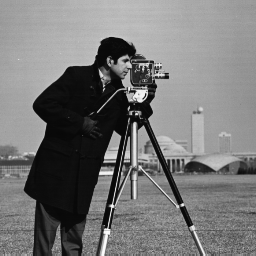
%> input picture cameraman.tif, 256 x 256 px
$ octave image_compression_functions.m   (GNU Octave 9; MATLAB toolbox functions it lacks are replaced by stand-ins)
%> lines starting %> are read from the running program, lines starting %| are printed output that depends on the picture
% --- Parameters ---
img = im2double(imresize(imread('cameraman.tif'), [256 256]));
%> img: size 256x256 double; min 0.0275, max 0.992, mean 0.466
blockSizes = [4, 8, 16];
retentionRatios = [0.10, 0.25, 0.50];
outputDir = 'results';
if ~exist(outputDir,'dir'), mkdir(outputDir); end

% --- Storage for metrics ---
BlockSize = [];
Retention = [];
Compression = [];
MSE_DCT = [];
MSE_DFT = [];

% --- Main processing loop ---
for B = blockSizes
    fprintf("\n===== Block Size = %dx%d =====\n", B, B);
    for ratio = retentionRatios
        % Process blocks
        [imgDCT, totalC, keptC] = process_blocks(img, B, ratio, 'DCT');
        [imgDFT, ~, ~] = process_blocks(img, B, ratio, 'DFT');

        % Clip to [0,1]
        imgDCT = min(max(imgDCT,0),1);
        imgDFT = min(max(imgDFT,0),1);

        % Compute metrics
        mseDCT = mean((img(:)-imgDCT(:)).^2);
        mseDFT = mean((img(:)-imgDFT(:)).^2);
        compressionRatio = totalC / keptC;

        % Store
        BlockSize(end+1) = B;
        Retention(end+1) = ratio;
        Compression(end+1) = compressionRatio;
        MSE_DCT(end+1) = mseDCT;
        MSE_DFT(end+1) = mseDFT;

        % Display & save images
        fig = figure('Name', sprintf('%dx%d @ %.0f%%', B, B, ratio*100));
        subplot(1,3,1), imshow(img), title('Original');
        subplot(1,3,2), imshow(imgDCT), title(sprintf('DCT (MSE=%.4f)', mseDCT));
        subplot(1,3,3), imshow(imgDFT), title(sprintf('DFT (MSE=%.4f)', mseDFT));
        saveas(fig, sprintf('%s/block_%dx%d_ratio_%02d.png', outputDir, B, B, round(ratio*100)));
        close(fig);
    end
end
%> after the loop, BlockSize = [4 4 4 8 8 8 16 16 16]; Compression = [8 4 2 10.67 4 2 9.85 4 2]; MSE_DCT = [0.00287 0.001 0.000196 0.00234 0.000631 0.000123 0.0017 0.000527 0.000105]; MSE_DFT = [0.00354 0.00159 0.000539 0.00361 0.00137 0.000392 0.00283 0.00108 0.000283]; Retention = [0.1 0.25 0.5 0.1 0.25 0.5 0.1 0.25 0.5]

% --- Create results table ---
resultsTable = table(BlockSize(:), Retention(:), Compression(:), MSE_DCT(:), MSE_DFT(:), ...
    'VariableNames', {'Block','Retention','CompressionRatio','MSE_DCT','MSE_DFT'});
%> resultsTable = 9 items; first 5, Block, Retention, CompressionRatio, MSE_DCT and MSE_DFT: 4 0.1 8 0.00287 0.00354, 4 0.25 4 0.001 0.00159, 4 0.5 2 0.000196 0.000539, 8 0.1 10.67 0.00234 0.00361, 8 0.25 4 0.000631 0.00137
disp(resultsTable);

% --- Plot side-by-side DCT & DFT MSE ---
plot_mse_comparison(BlockSize, Retention, MSE_DCT, MSE_DFT);

%% === FUNCTION: Process Blocks ===
% [41 lines left out: function process_blocks, not called in this run]

%% === FUNCTION: Plot Side-by-Side DCT & DFT MSE ===
function plot_mse_comparison(BlockSize, Retention, MSE_DCT, MSE_DFT)
%> called with BlockSize = [4 4 4 8 8 8 16 16 16], Retention = [0.1 0.25 0.5 0.1 0.25 0.5 0.1 0.25 0.5]
    BlockSize   = BlockSize(:);
%> BlockSize = [4; 4; 4; 8; 8; 8; 16; 16; 16]
    Retention   = Retention(:);
%> Retention = [0.1; 0.25; 0.5; 0.1; 0.25; 0.5; 0.1; 0.25; 0.5]
    MSE_DCT     = MSE_DCT(:);
%> MSE_DCT = [0.00287; 0.001; 0.000196; 0.00234; 0.000631; 0.000123; 0.0017; 0.000527; 0.000105]
    MSE_DFT     = MSE_DFT(:);
%> MSE_DFT = [0.00354; 0.00159; 0.000539; 0.00361; 0.00137; 0.000392; 0.00283; 0.00108; 0.000283]
    uniqueBlocks = unique(BlockSize);
%> uniqueBlocks = [4; 8; 16]

    figure;
    % --- Left: DCT ---
    subplot(1,2,1); hold on; grid on; box on;
    for B = uniqueBlocks'
        idx = BlockSize==B;
        plot(Retention(idx)*100, MSE_DCT(idx), '-o','LineWidth',1.6);
    end
%> this loop made 3 passes
%> (B, idx) on passes 1 to 3: (4, [true; true; true; false; false; false; false; false; false]), (8, [false; false; false; true; true; true; false; false; false]), (16, [false; false; false; false; false; false; true; true; true])
    title('DCT MSE Across Block Sizes');
    xlabel('Retention (%)'); ylabel('MSE');
    legend(arrayfun(@(x)sprintf('%dx%d',x,x),uniqueBlocks,'UniformOutput',false),'Location','northwest');

    % --- Right: DFT ---
    subplot(1,2,2); hold on; grid on; box on;
    for B = uniqueBlocks'
        idx = BlockSize==B;
        plot(Retention(idx)*100, MSE_DFT(idx), '--s','LineWidth',1.6);
    end
%> `plot_mse_comparison(BlockSize, Retention, MSE_DCT, MSE_DFT);`:
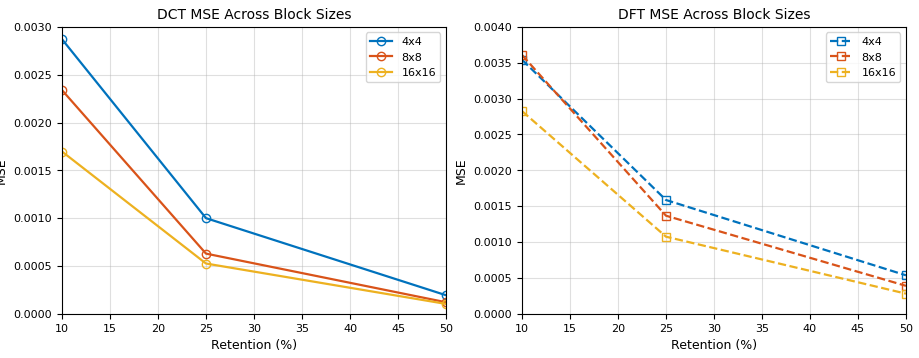
%> figure redrawn from the program's plot data, 2 panels
    title('DFT MSE Across Block Sizes');
    xlabel('Retention (%)'); ylabel('MSE');
    legend(arrayfun(@(x)sprintf('%dx%d',x,x),uniqueBlocks,'UniformOutput',false),'Location','northwest');
end
